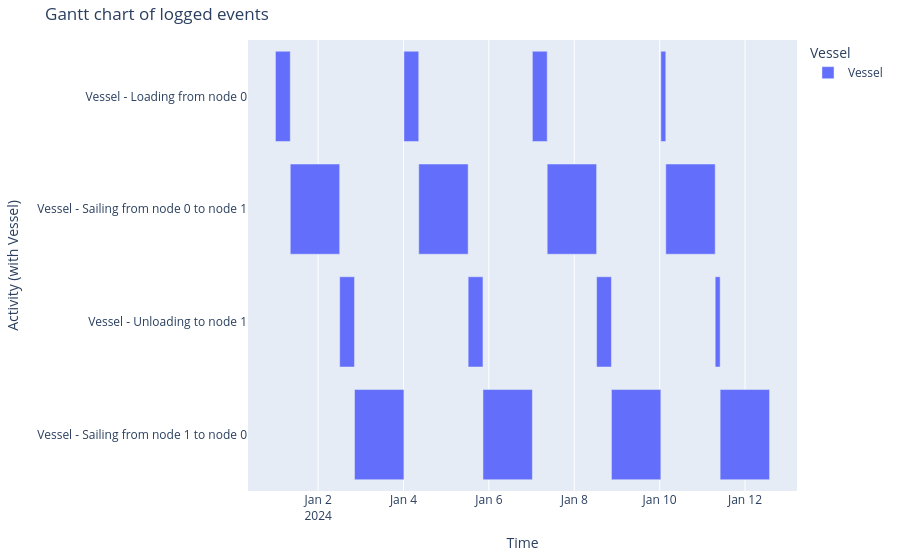

Write notebook code for a chart like this one.
### Code cell
import plotly.express as px

# create a Gantt chart from the eventtable

# add vessel name to activity label
eventtable['activity label'] = eventtable['object name'] + ' - ' + eventtable['activity name']

# create the Gantt chart
fig = px.timeline(
    eventtable,
    x_start="start time",
    x_end="stop time",
    y="activity label",
    color="object name",
    title="Gantt chart of logged events"
)

# reverse the Y-axis to match Gantt chart style
fig.update_yaxes(autorange="reversed")

# customize layout
fig.update_layout(
    xaxis_title="Time",
    yaxis_title="Activity (with Vessel)",
    legend_title="Vessel",
    margin=dict(l=20, r=20, t=40, b=20)
)

# show the chart
fig.show()

### Figure 1 — Plotly figure (JSON) as saved in the notebook; plotly's stock layout.template omitted (floating-point values rounded to 4 significant figures)
{"data": [{"base": ["2024-01-01T00:00:00.000000000", "2024-01-01T08:20:00.000000000", "2024-01-02T12:06:40.000000000", "2024-01-02T20:26:40.000000000", "2024-01-04T00:13:20.000000000", "2024-01-04T08:33:20.000000000", "2024-01-05T12:20:00.000000000", "2024-01-05T20:40:00.000000000", "2024-01-07T00:26:40.000000000", "2024-01-07T08:46:40.000000000", "2024-01-08T12:33:20.000000000", "2024-01-08T20:53:20.000000000", "2024-01-10T00:40:00.000000000", "2024-01-10T03:26:40.000000000", "2024-01-11T07:13:20.000000000", "2024-01-11T10:00:00.000000000"], "hovertemplate": "object name=Vessel<br>start time=%{base}<br>stop time=%{x}<br>activity label=%{y}<extra></extra>", "legendgroup": "Vessel", "marker": {"color": "#636efa", "pattern": {"shape": ""}}, "name": "Vessel", "orientation": "h", "showlegend": true, "textposition": "auto", "type": "bar", "x": [30000000, 100000000, 30000000, 100000000, 30000000, 100000000, 30000000, 100000000, 30000000, 100000000, 30000000, 100000000, 10000000, 100000000, 10000000, 100000000], "xaxis": "x", "y": ["Vessel - Loading from node 0", "Vessel - Sailing from node 0 to node 1", "Vessel - Unloading to node 1", "Vessel - Sailing from node 1 to node 0", "Vessel - Loading from node 0", "Vessel - Sailing from node 0 to node 1", "Vessel - Unloading to node 1", "Vessel - Sailing from node 1 to node 0", "Vessel - Loading from node 0", "Vessel - Sailing from node 0 to node 1", "Vessel - Unloading to node 1", "Vessel - Sailing from node 1 to node 0", "Vessel - Loading from node 0", "Vessel - Sailing from node 0 to node 1", "Vessel - Unloading to node 1", "Vessel - Sailing from node 1 to node 0"], "yaxis": "y"}], "layout": {"barmode": "overlay", "legend": {"title": {"text": "Vessel"}, "tracegroupgap": 0}, "margin": {"b": 20, "l": 20, "r": 20, "t": 40}, "title": {"text": "Gantt chart of logged events"}, "xaxis": {"anchor": "y", "domain": [0, 1], "title": {"text": "Time"}, "type": "date"}, "yaxis": {"anchor": "x", "autorange": "reversed", "domain": [0, 1], "title": {"text": "Activity (with Vessel)"}}}}
